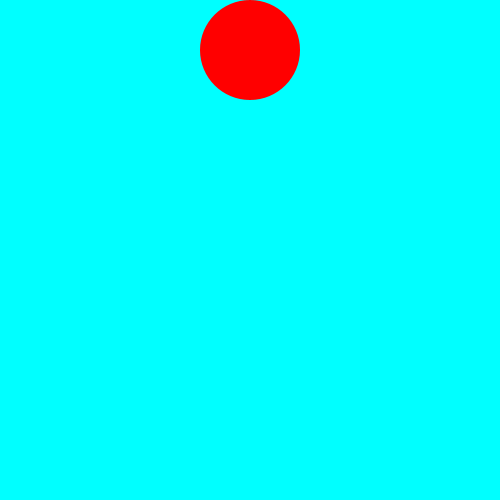
Frame 1 (no input)
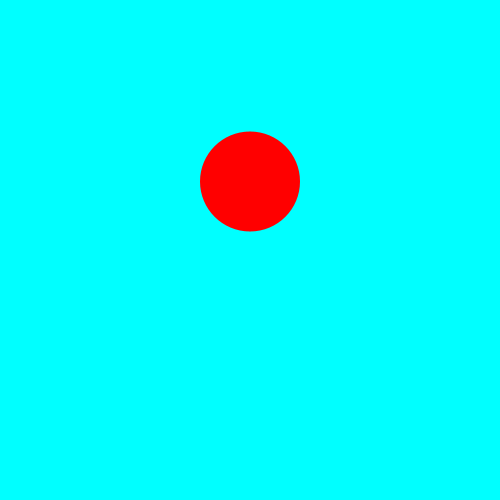
Frame 60 (the mouse pressed at the canvas centre just before this capture)
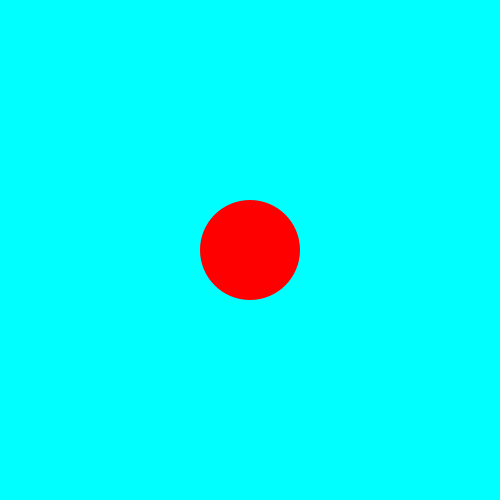
Frame 120 (the mouse held since frame 60 and released just before this capture)

The Processing sketch that drew these frames (run headless with seeded random() and noise(); from frame 60 on, the mouse is pressed at the canvas centre):

// Processing sketch: BallBounce
// ── BallBounce.pde
//----------------------------------------------------------------- 
// BallBounce
// scho29
// cmps 5J
// programming assignment 6 
//-----------------------------------------------------------------
// ball variables


float X, Y, Xspeed, Yspeed;
float r, x, y, speed;
// environment variables
float gravity, stopSpeed, dissipation;
void setup() {
  size(500, 500);
  smooth();
  ellipseMode(RADIUS);

  // initialize ball variables
  r = 50;
  X = width/2;
  Y = r;
  speed = 0;

  // initialize environment variables
  gravity = 0.6; 
  stopSpeed = 0.2;
  dissipation = .08;
}

//
void draw() {
  background(0, 255, 255);
  displayBall();
  if ( mousePressed && mouseOnBall() ) {
    holdBall();
  } else {
    moveBall();
    updateSpeed();
  }
}
void displayBall() {
  fill(255, 0, 0);
  noStroke();
  ellipse(X, Y, r, r);
}
void holdBall() {
  X = constrain(mouseX, r, width - r);
  Y = constrain(mouseY, r, height - r);
  Xspeed = mouseX-pmouseX;
  Yspeed = mouseY-pmouseY;
}
void moveBall() { 
  X += Xspeed;
  Y += Yspeed;
}

//Update Speed. It checks the boundaries of the program. Updates the speed accordingly.
void updateSpeed() {
  if ( abs(Yspeed)<stopSpeed && abs(height - Y) < r) {
    Yspeed = 0.0;
  } else {
    if ( Y >= height-r && abs(Yspeed) == Yspeed || Y <= r && abs(Yspeed) != Yspeed) {
      Yspeed *= -(1-dissipation);
    }
    if ( X >= width-r && abs(Xspeed) == Xspeed || X <= r && abs(Xspeed) != Xspeed) {
      Xspeed *= -(1-dissipation);
    }
    Yspeed += gravity;
  }
}

//mouse on ball, returns true.
boolean mouseOnBall() {
  if (dist (X, Y, constrain(mouseX, 50, width - 50), constrain(mouseY, 50, height - 50)) <= 50)
    return true;
  return false;
}
